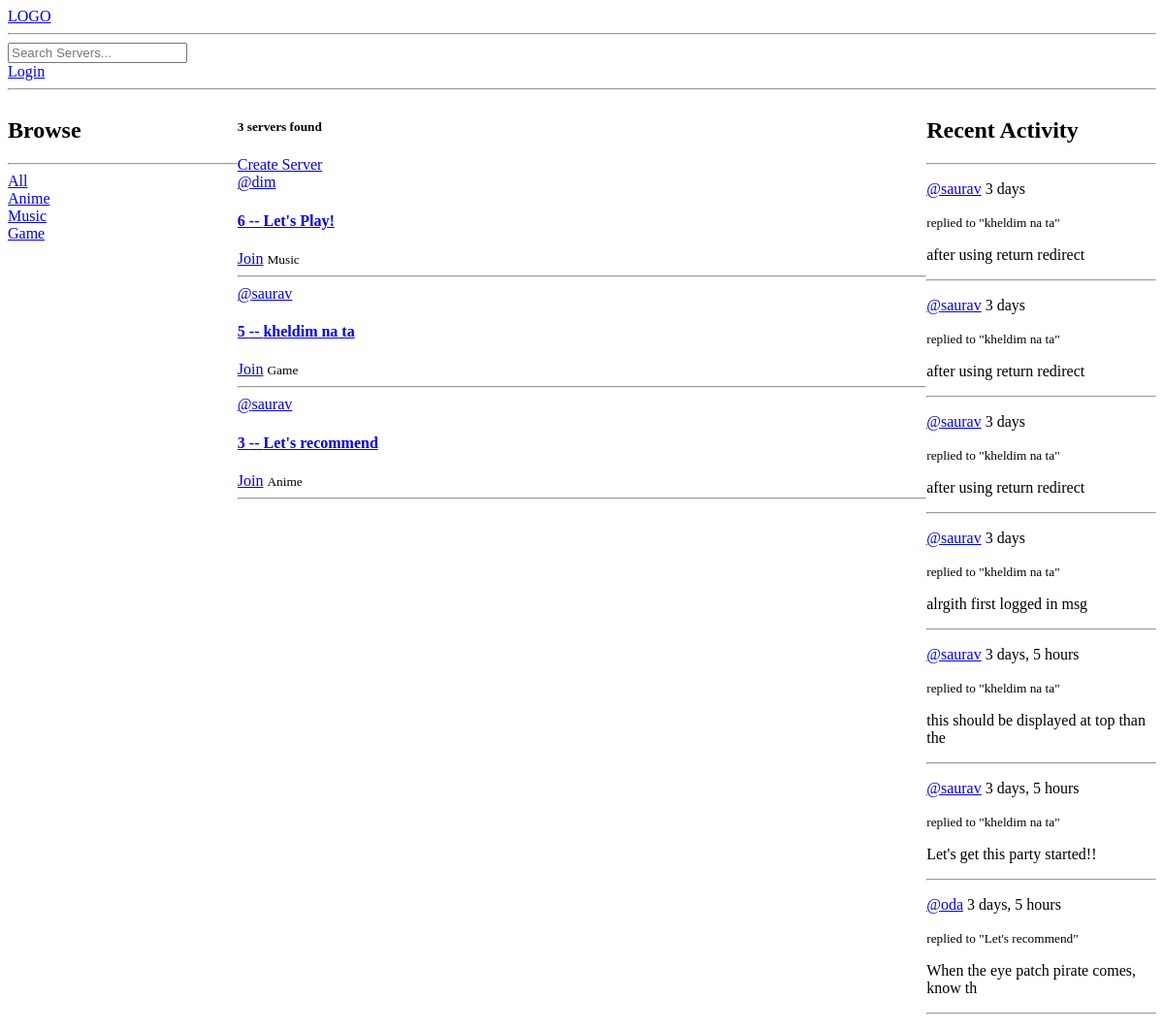
Before: / with the older database file.
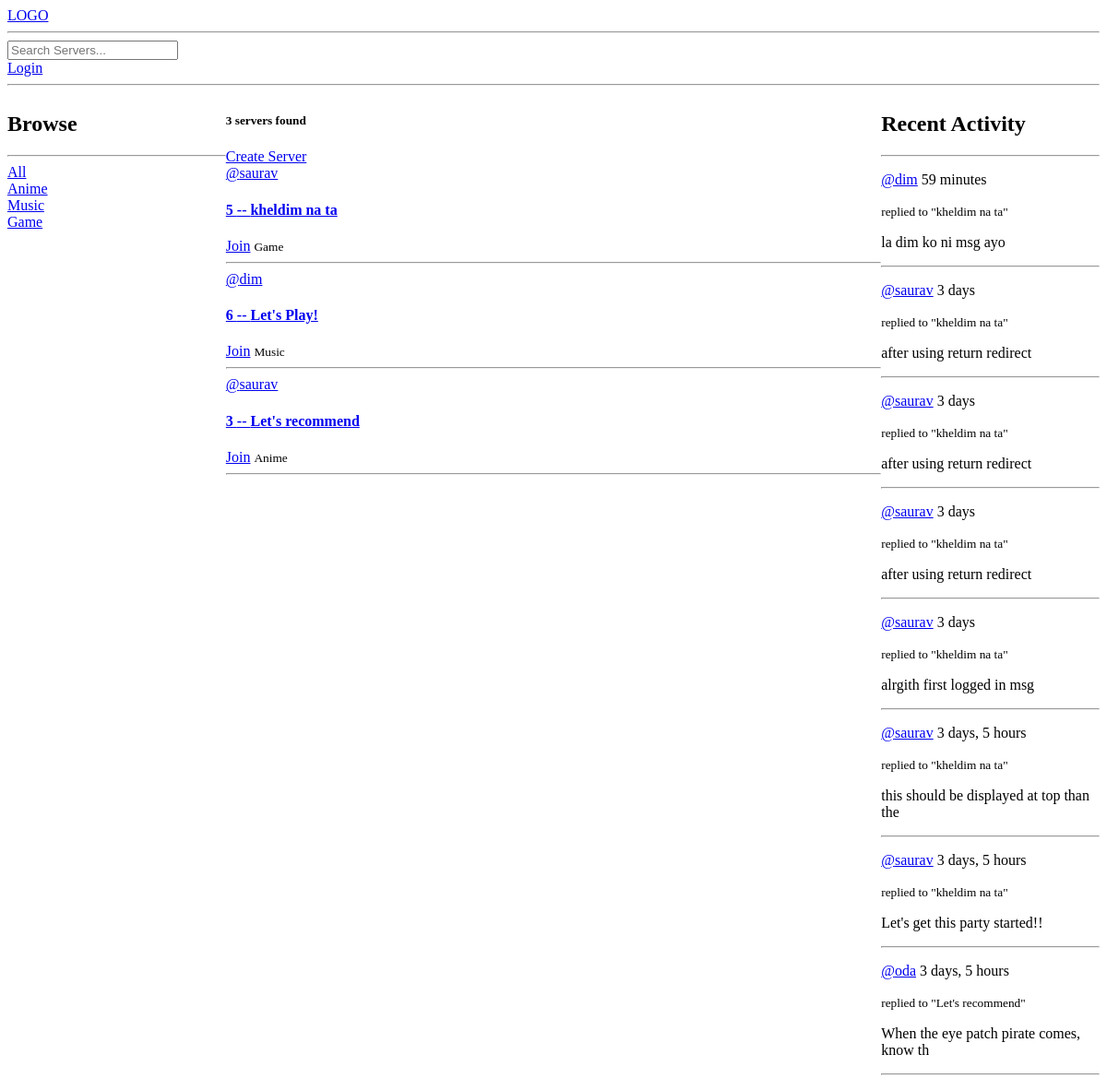
After: the same page with the newer database file.
### base/models.py (models this page shows)
class Topic(models.Model):
    name = models.CharField(max_length=220)
    def __str__(self):
        return self.name

class Server(models.Model):
    owner = models.ForeignKey(User, on_delete=models.SET_NULL,null=True)
    topic = models.ForeignKey(Topic, on_delete=models.SET_NULL, null=True)
    name = models.CharField(max_length=200)
    description = models.TextField(null=True , blank=True) # null for db and blank for frontend
    members = models.ManyToManyField(User, related_name='members', blank=True)
    created = models.DateTimeField(auto_now_add=True)
    updated = models.DateTimeField(auto_now=True)
    class Meta:
        ordering = ['-updated', '-created']
    def __str__(self):
        return self.name

class Msg(models.Model): # Msg written cause message is keyword in django
    user = models.ForeignKey(User,on_delete=models.CASCADE)
    body = models.TextField()
    server = models.ForeignKey(Server, on_delete=models.CASCADE)
    created = models.DateTimeField(auto_now_add=True)
    updated = models.DateTimeField(auto_now=True)
    class Meta:
        ordering = ['-updated', '-created']
    def __str__(self):
        return self.body[0:40]

### base/views.py (the view)
# urls.py: path('',views.home, name="home"),
def home(request):
    nam = request.GET.get('nam') if request.GET.get('nam') != None else ''
    servers = Server.objects.filter(
        Q(topic__name__icontains = nam) |
        Q(name__icontains = nam) |
        Q(description__icontains = nam)
        ) #contains means case sensitive icontains means case INsensitive
    topics = Topic.objects.all()
    server_count = servers.count()
    server_msgs = Msg.objects.filter(Q(server__topic__name__icontains = nam))
    context = {'servers' :servers, 'topics': topics, 'server_count' : server_count, 'server_msgs':server_msgs}
    return render(request, 'base/home.html' , context)

### base/templates/base/home.html (shortened to what this page needs)
{% extends "main.html" %}
{% block content %}
<div class="home-container">
    <div>
        {% include 'base/topics_component.html' %}
    </div>
    <div>
        <h5>{{server_count}} servers found </h5>
        <a href="{% url 'create-server' %}">Create Server</a>
        {% include 'base/feed_component.html'  %}
    </div>
    <div>
        {% include 'base/activity_component.html' %}
    </div>
</div>
{% endblock content %}

### base/templates/base/topics_component.html
<h2>Browse</h2>
<hr>
<div>
    <a href="{% url 'home' %}">All</a>
</div>
{% for topic in topics %}
<div>
    <a href="{% url 'home' %}?nam={{topic.name}}">{{ topic.name }}</a>
</div>
{% endfor %}

### base/templates/base/feed_component.html (shortened to what this page needs)
<div>
    {% for server in servers %}
    <div>
        <a href="{% url 'user-profile' server.owner.id %}">@{{ server.owner.username }}</span>
        <h4>{{ server.id }} -- <a href="{% url 'server' server.id %}">{{ server.name }}</a> </h4>
        {% if request.user not in server.members.all %}
        <a href="{% url 'join-server' server.id%}">Join</a>
        {% else %}
        <button disabled>Joined</button>
        {% endif %}
        <small>{{ server.topic }}</small>
        <hr>
    </div>
    {% endfor %}
</div>

### base/templates/base/activity_component.html (shortened to what this page needs)
<h2>Recent Activity</h2>
<hr>
{% for msg in server_msgs %}
    <div>
        <p><a href="{% url 'user-profile' request.user.id %}"> @{{ msg.user }}</a> {{msg.created|timesince }}</p>
        <small>replied to "{{ msg.server }}"</small>
        <p>{{ msg }}</p>
        <hr>
    </div>
{% endfor %}

Changed rows visible on the page:
changed Server "kheldim na ta": moves up the list
added Msg: user "dim", created "59 minutes", server "kheldim na ta", body "la dim ko ni msg ayo"
